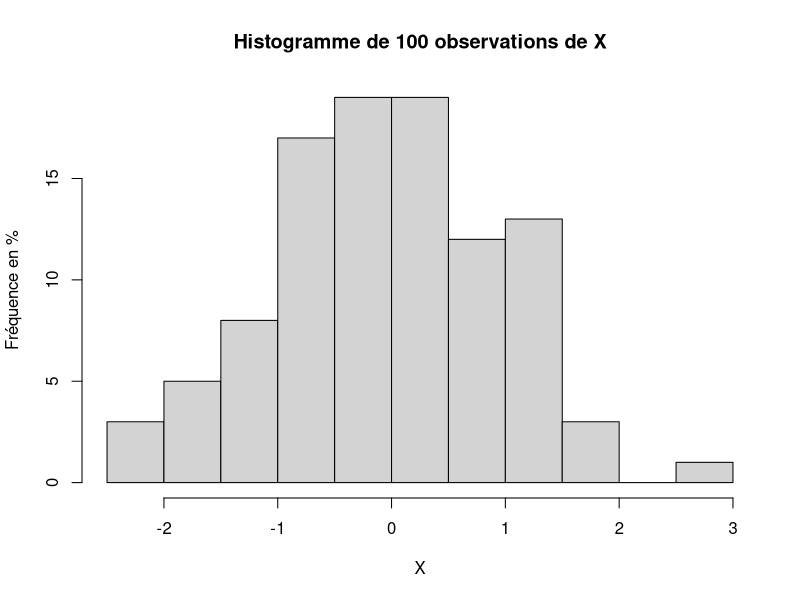

Write R code to recreate this figure.
# TP2 : variables continues
# Exercice 3 : Loi normale N(0,1)

# Petit rappel : X ~ N(0,1) signifie que X suit une loi normale de moyenne 0 et d'écart-type 1.


# Définition des fonctions de répartitions

p = function(x) pnorm(x, 0, 1, lower.tail = TRUE) # p(x) = P(X <= x)

g = function(x) pnorm(x, 0, 1, lower.tail = FALSE) # g(x) = P(X > x)

# Calcul des probabilités théoriques

p(0.41) # P(X <= 0.41)

p(-0.2) # P(X <= -0.2)

g(-1.54) # P(X > -1.54)

p(1.2)-p(-0.63) # P(-0.63 <= X <= 1.2) ou P(X <= 1.2) - P(X <= -0.63)

summary(qnorm(0.75, 0, 1)) # Q(p) = x tel que P(X <= x) = p


# Simulation de n observations de X, on obtient une répartition empirique.

n = 100

test = rnorm(n, 0, 1) # Génère n observations de X ~ N(0,1)

hist(test, main = paste("Histogramme de", n,"observations de X"), xlab = "X", ylab = "Fréquence en %")


# Calcul de l'approximation des probabilités théoriques.

mean(test <= 0.41) # Fréquence empirique de X <= 0.41

mean(test <= -0.2) # Fréquence empirique de X < -0.2

mean(test > -1.54) # Fréquence empirique de X > -1.54

mean(test <= 1.2) - mean(test <= -0.63) # Fréquence empirique de -0.63 <= X <= 1.2)

# On remarque que pour n suffisamment grand, les fréquences empiriques se rapprochent des probabilités théoriques.